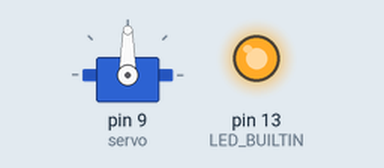
Bench run of a program on a simulated Arduino Leonardo, built with avr-gcc and run on an emulated ATmega32U4. On the bench: servo, output pins drawn as LEDs (lit = HIGH).

Above: at 0.05 s.
At 1.85 s:
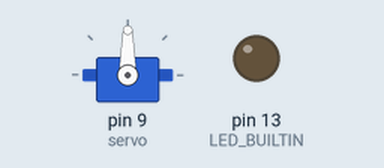
At 3.7 s:
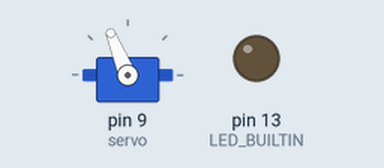
At 7.4 s:
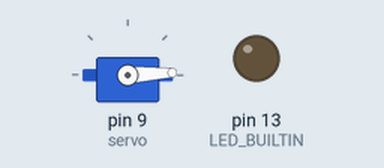
Timing chart, 0 to 9.7 s (numbered marks = the images above):
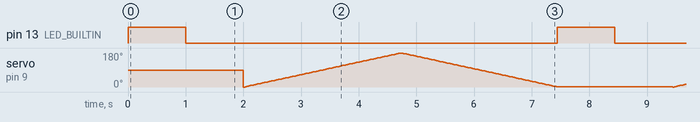

Measured:
- by itself, pin 13 (LED_BUILTIN): alternates HIGH for 1.0 s and LOW for 6.4 s

The program:

main.cpp
```cpp
#include <Arduino.h>
#include "Servo.h"

Servo servo;

void setup() {
  pinMode(LED_BUILTIN, OUTPUT);
  servo.attach(9);
}

void loop() {
  digitalWrite(LED_BUILTIN, HIGH);
  delay(1000);
  digitalWrite(LED_BUILTIN, LOW);
  delay(1000);
  for (int pos = 0; pos <= 180; ++pos){
    servo.write(pos);
    delay(15);
  }
  for(int pos = 180; pos > 0; --pos){
    servo.write(pos);
    delay(15);
  }
}
```
